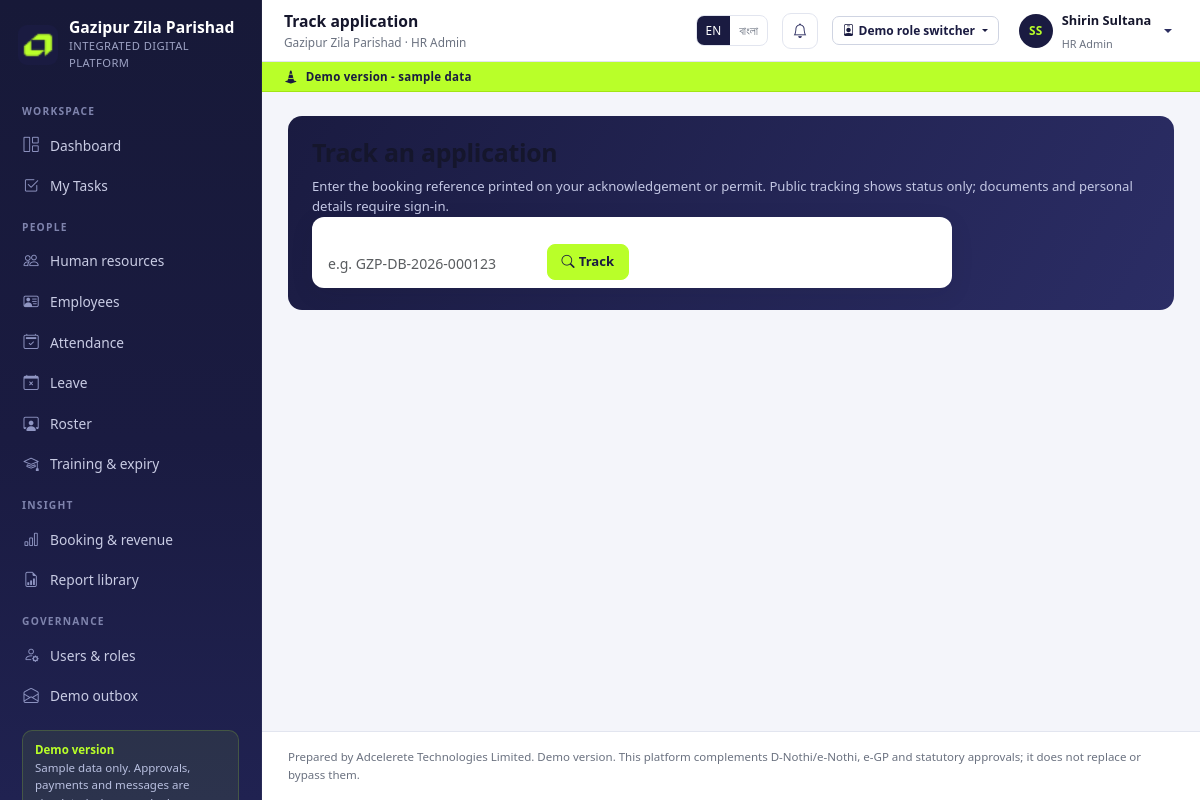
/track/ (signed in), run on the app's committed database.
### accounts/models.py (models this page shows, shortened)
class User(AbstractUser):
    role = models.ForeignKey(Role, null=True, blank=True, on_delete=models.SET_NULL,
                             related_name='users')
    phone = models.CharField(max_length=30, blank=True)
    department = models.ForeignKey('hr.Department', null=True, blank=True,
                                   on_delete=models.SET_NULL, related_name='users')
    designation = models.ForeignKey('hr.Designation', null=True, blank=True,
                                    on_delete=models.SET_NULL, related_name='users')
    facility = models.ForeignKey('facilities.Facility', null=True, blank=True,
                                 on_delete=models.SET_NULL, related_name='operators',
                                 help_text='Assigned facility for reception operators.')
    email_verified = models.BooleanField(default=False)
    is_demo = models.BooleanField(default=True)
    otp_code = models.CharField(max_length=8, blank=True)
    otp_created_at = models.DateTimeField(null=True, blank=True)
    otp_attempts = models.PositiveIntegerField(default=0)
    class Meta:
        ordering = ['first_name', 'username']
    @property
    def display_name(self):
        return self.get_full_name() or self.username
    @property
    def role_name(self):
        return self.role.name if self.role else 'No role'
    @property
    def is_citizen(self):
        return bool(self.role and self.role.code == 'citizen')
    @property
    def is_staff_portal_user(self):
        return bool(self.role and self.role.code != 'citizen')
    @property
    def is_read_only(self):
        return bool(self.role and self.role.is_read_only)
    def can(self, code):
        if not getattr(self, 'is_authenticated', False):
            return False
        if self.is_superuser:
            return True
        if not self.role_id:
            return False
        cache = getattr(self, '_perm_cache', None)
        if cache is None:
            cache = set(self.role.permissions.values_list('code', flat=True))
            self._perm_cache = cache
        return code in cache

class Role(models.Model):
    code = models.SlugField(max_length=40, unique=True)
    name = models.CharField(max_length=120)
    description = models.TextField(blank=True)
    permissions = models.ManyToManyField(Permission, blank=True, related_name='roles')
    is_read_only = models.BooleanField(
        default=False,
        help_text='Read-only roles cannot submit changes anywhere in the platform.',
    )
    sort_order = models.PositiveIntegerField(default=100)
    class Meta:
        ordering = ['sort_order', 'name']

### core/views.py (the view)
# urls.py: path('track/', views.track, name='track'),
def track(request):
    reference = (request.GET.get('reference') or request.POST.get('reference') or '').strip()
    booking = None
    searched = bool(reference)
    if reference:
        booking = Booking.objects.select_related('facility', 'unit').filter(
            reference__iexact=reference).first()
    return render(request, 'core/track.html', {
        'reference': reference,
        'booking': booking,
        'searched': searched,
        'page_title': 'Track application',
    })

### accounts/demo.py (called while the page is built)
def demo_accounts():
    from accounts.models import User
    existing = {
        u.username: u for u in User.objects.filter(
            username__in=[a[0] for a in DEMO_ACCOUNTS]
        ).select_related('role')
    }
    out = []
    for username, label in DEMO_ACCOUNTS:
        user = existing.get(username)
        out.append({
            'username': username,
            'label': user.role.name if user and user.role else label,
            'name': user.display_name if user else label,
            'role_code': user.role.code if user and user.role else '',
        })
    return out

### accounts/nav.py (called while the page is built)
def build_nav(user):
    if not user or not user.is_authenticated:
        return []
    is_citizen = user.is_citizen
    groups = []
    for group_label, items in NAV:
        visible = []
        for label, url, perm, icon in items:
            if perm is None:
                if is_citizen:
                    continue
            elif not user.can(perm):
                continue
            visible.append({'label': label, 'url': url, 'icon': icon})
        if visible:
            groups.append({'label': group_label, 'items': visible})
    return groups

### core/i18n.py (called while the page is built)
def translate(text, lang='en'):
    if lang == 'bn':
        return BN.get(text) or BN_EXTRA.get(text) or text
    return text

### core/models.py (called while the page is built)
def get_setting(key, default=''):
    from core.models import AppSetting
    try:
        return AppSetting.objects.get(key=key).value
    except AppSetting.DoesNotExist:
        return default

### core/templatetags/gzp.py (called while the page is built)
@register.simple_tag(takes_context=True)
def t(context, text):
    return i18n.translate(text, context.get('lang', 'en'))

@register.filter
def tr(value, lang):
    return i18n.translate(str(value), lang)

@register.filter
def initials(value):
    parts = [p for p in str(value or '').split() if p]
    return ''.join(p[0].upper() for p in parts[:2]) or '?'

@register.simple_tag
def nav_active(request, prefix):
    path = request.path
    if prefix == '/app/':
        return 'active' if path == '/app/' else ''
    return 'active' if path.startswith(prefix) else ''

### templates/core/track.html (shortened to what this page needs)
{% extends 'base.html' %}
{% load gzp %}
{% block content %}
<div class="hero-mini">
  <h1>Track an application</h1>
  <p>Enter the booking reference printed on your acknowledgement or permit. Public tracking
    shows status only; documents and personal details require sign-in.</p>
  <form class="hero-search" method="get" action="/track/">
    <div style="grid-column:span 2">
      <label for="reference">Booking reference</label>
      <input class="form-control" id="reference" name="reference" value="{{ reference }}"
             placeholder="e.g. GZP-DB-2026-000123" autocomplete="off">
    </div>
    <div class="d-flex align-items-end">
      <button class="btn btn-accent w-100" type="submit"><i class="bi bi-search me-1"></i>Track</button>
    </div>
  </form>
</div>
{% endblock %}

### templates/base.html (shortened to what this page needs)
{% load static gzp %}<!doctype html>
<html lang="{{ lang }}">
<head>
  <link rel="stylesheet" href="{% static 'vendor/bootstrap/bootstrap.min.css' %}">
  <link rel="stylesheet" href="{% static 'vendor/bootstrap-icons/bootstrap-icons.min.css' %}">
  <link rel="stylesheet" href="{% static 'css/gzp.css' %}">
</head>
<body class="{% block body_class %}{% endblock %}">
{% if user.is_authenticated and user.is_staff_portal_user %}
  <aside class="sidebar" id="sidebar" aria-label="Main navigation">
    <div class="brand">
      <img src="{% static 'img/adcelerete_logo.png' %}" alt="Adcelerete logo">
      <div>
        <div class="brand-name">{{ APP_NAME_MAIN }}</div>
        <div class="brand-sub">{{ APP_NAME_SUB }}</div>
      </div>
    </div>
    <div class="sidebar-scroll">
      {% for group in nav_groups %}
        <div class="nav-group">
          <div class="nav-group-label">{{ group.label|tr:lang }}</div>
          {% for item in group.items %}
            <a class="nav-item {% nav_active request item.url %}" href="{{ item.url }}">
              <i class="bi bi-{{ item.icon }}"></i><span>{{ item.label|tr:lang }}</span>
            </a>
          {% endfor %}
        </div>
      {% endfor %}
      <div class="sidebar-note">
        <strong>{% t "Demo version" %}</strong><br>
        Sample data only. Approvals, payments and messages are simulated where marked.
      </div>
    </div>
  </aside>
  <div class="app-shell">
    <header class="topbar">
      <div>
        <div class="page-title">{% block topbar_title %}{{ page_title|default:"Dashboard" }}{% endblock %}</div>
        <div class="crumb">{{ APP_NAME_MAIN }} · {{ user.role_name }}</div>
      </div>
      <div class="lang-switch" role="group" aria-label="Language">
        <a class="{% if lang == 'en' %}on{% endif %}" href="/lang/en/?next={{ request.get_full_path|urlencode }}">EN</a>
        <a class="{% if lang == 'bn' %}on{% endif %}" href="/lang/bn/?next={{ request.get_full_path|urlencode }}">বাংলা</a>
      </div>
      <a class="icon-btn" href="/app/notifications/" aria-label="Notifications">
        <i class="bi bi-bell"></i>
      </a>
      {% if DEMO_MODE %}{% include 'partials/demo_switcher.html' %}{% endif %}
      <div class="dropdown">
        <a class="user-chip dropdown-toggle" href="#" data-bs-toggle="dropdown" aria-expanded="false">
          <span class="avatar">{{ user.display_name|initials }}</span>
          <span class="d-none d-lg-block">
            <span class="u-name">{{ user.display_name }}</span><br>
            <span class="u-role">{{ user.role_name }}</span>
          </span>
        </a>
      </div>
    </header>
    <div class="demo-ribbon"><i class="bi bi-cone-striped"></i> {% t "Demo version - sample data" %}</div>
    <main class="page" id="main">
{% endif %}
      {% block content %}{% endblock %}
{% if user.is_authenticated and user.is_staff_portal_user %}
    </main>
    <footer class="app-footer">
      Prepared by {{ SUPPLIER }}. Demo version. This platform complements D-Nothi/e-Nothi, e-GP and statutory approvals; it does not replace or bypass them.
    </footer>
  </div>
{% endif %}
</body>
</html>

### data on the page
User: role_name "HR Admin", display_name|initials "SS", display_name "Shirin Sultana"

### other printed values
{{ APP_NAME_MAIN }} "Gazipur Zila Parishad"
{{ APP_NAME_SUB }} "INTEGRATED DIGITAL PLATFORM"
{{ group.label|tr:lang }} "WORKSPACE" "PEOPLE" "INSIGHT" "GOVERNANCE"
{{ item.label|tr:lang }} "Dashboard" "My Tasks" "Human resources" "Employees" "Attendance" "Leave" "Roster" "Training & expiry" "Booking & revenue" "Report library" "Users & roles" "Demo outbox"
{{ page_title|default:"Dashboard" }} "Track application"
{{ SUPPLIER }} "Adcelerete Technologies Limited"
